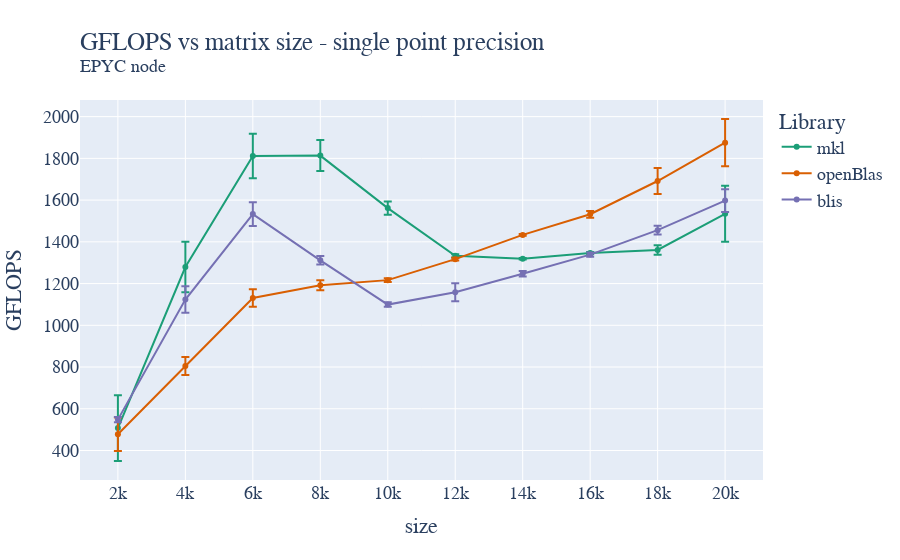

This figure's notebook cell:
### Code cell
fig = go.Figure()

fig.add_trace(go.Scatter(x=mkl_float_avg["size"]["mean"], y=mkl_float_avg["gflops"]["mean"], name='mkl',
                         error_y=dict(
                             type="data",
                             array=mkl_float_avg["gflops"]["std"],
                             visible=True)))
fig.add_trace(go.Scatter(x=oblas_float_avg["size"]["mean"], y=oblas_float_avg["gflops"]["mean"], name='openBlas',
                         error_y=dict(
                             type="data",
                             array=oblas_float_avg["gflops"]["std"],
                             visible=True)))
fig.add_trace(go.Scatter(x=blis_float_avg["size"]["mean"], y=blis_float_avg["gflops"]["mean"], name='blis',
                         error_y=dict(
                             type="data",
                             array=blis_float_avg["gflops"]["std"],
                             visible=True)))
fig.update_layout(
    title=go.layout.Title(
        text="GFLOPS vs matrix size - single point precision<br><sup>EPYC node</sup>",
        xref="paper",
        x=0,
    ),
    xaxis_title="size",
    xaxis = dict(
        tickmode = 'linear',
        tick0 = '2000',
        dtick = '2000'
    ),
    yaxis_title="GFLOPS",
    legend_title="Library",
    font=dict(
        family="Courier New, monospace",
        size=18,
    ),
    colorway=["#1b9e77","#d95f02", "#7570b3"]
)
fig.show()
fig.write_image("/home/andres/hpc/Foundations_of_HPC_2022/Assignment/my_assignment/report/images/fixed_cores_epyc_float_gflops.pdf", height=500, width=1000)

### Figure 1 — Plotly figure (JSON) as saved in the notebook; plotly's stock layout.template omitted (floating-point values rounded to 4 significant figures)
{"data": [{"error_y": {"array": [157.7, 120.7, 106.7, 74.35, 32.05, 7.696, 3.959, 5.613, 22.23, 134.0], "type": "data", "visible": true}, "name": "mkl", "type": "scatter", "x": [2000, 4000, 6000, 8000, 10000, 12000, 14000, 16000, 18000, 20000], "y": [507.4, 1279.0, 1811.0, 1813.0, 1562.0, 1333.0, 1319.0, 1346.0, 1361.0, 1534.0]}, {"error_y": {"array": [80.27, 42.99, 42.3, 23.97, 8.716, 6.913, 4.574, 16.21, 61.81, 113.3], "type": "data", "visible": true}, "name": "openBlas", "type": "scatter", "x": [2000, 4000, 6000, 8000, 10000, 12000, 14000, 16000, 18000, 20000], "y": [478.0, 805.3, 1131.0, 1191.0, 1216.0, 1317.0, 1433.0, 1532.0, 1692.0, 1875.0]}, {"error_y": {"array": [12.41, 63.05, 56.7, 20.35, 10.98, 43.58, 13.16, 9.892, 20.92, 54.69], "type": "data", "visible": true}, "name": "blis", "type": "scatter", "x": [2000, 4000, 6000, 8000, 10000, 12000, 14000, 16000, 18000, 20000], "y": [548.0, 1124.0, 1533.0, 1312.0, 1099.0, 1158.0, 1247.0, 1339.0, 1456.0, 1598.0]}], "layout": {"colorway": ["#1b9e77", "#d95f02", "#7570b3"], "font": {"family": "Courier New, monospace", "size": 18}, "legend": {"title": {"text": "Library"}}, "title": {"text": "GFLOPS vs matrix size - single point precision<br><sup>EPYC node</sup>", "x": 0, "xref": "paper"}, "xaxis": {"dtick": "2000", "tick0": "2000", "tickmode": "linear", "title": {"text": "size"}}, "yaxis": {"title": {"text": "GFLOPS"}}}}
